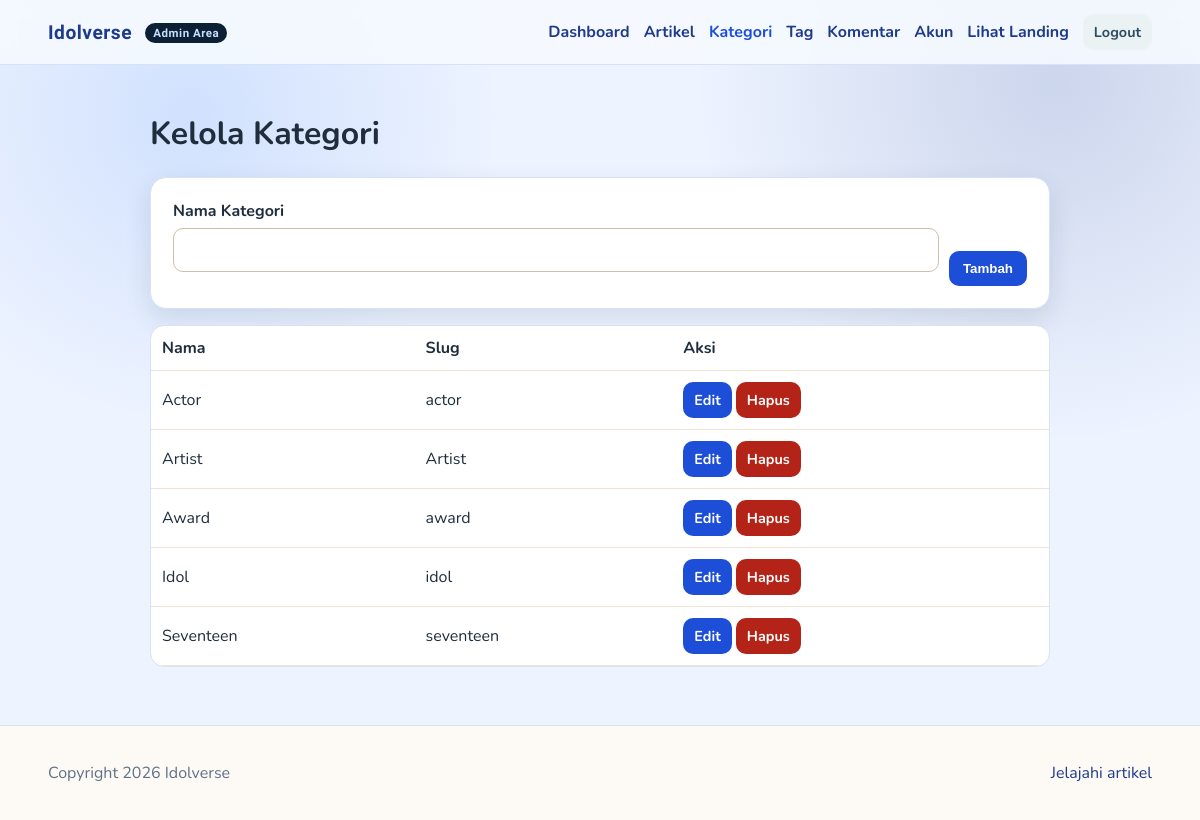
The page /blog/admin/categories.php (signed in) on the database its author committed.
### tables this page shows
CREATE TABLE `categories` (
  `id` int(11) NOT NULL,
  `name` varchar(80) NOT NULL,
  `slug` varchar(100) NOT NULL,
  `created_at` timestamp NOT NULL DEFAULT current_timestamp()
);

### blog/includes/auth.php (called while the page is built, shortened)
<?php
function e(string $value): string {
    return htmlspecialchars($value, ENT_QUOTES, 'UTF-8');
}
?>

### blog/admin/categories.php (the view, shortened to what this page needs)
<?php
require_once __DIR__ . '/../includes/helpers.php';
$edit = null;
$categories = $pdo->query('SELECT * FROM categories ORDER BY name')->fetchAll();
include __DIR__ . '/../includes/header.php';
?>
<div class="container" style="max-width:900px;">
    <h1>Kelola Kategori</h1>
    <div class="form-card">
        <form method="post" style="display:flex; gap:10px; align-items:flex-end; flex-wrap:wrap;">
            <div style="flex:1;min-width:220px;">
                <label>Nama Kategori</label>
                <input type="text" name="name" value="<?= e($edit['name'] ?? ''); ?>" required>
            </div>
            <button class="btn" type="submit"><?= $edit ? 'Update' : 'Tambah'; ?></button>
        </form>
    </div>
    <div class="table-wrap" style="margin-top:16px;">
        <table class="table">
            <thead><tr><th>Nama</th><th>Slug</th><th>Aksi</th></tr></thead>
            <tbody>
            <?php foreach ($categories as $category): ?>
                <tr>
                    <td><?= e($category['name']); ?></td>
                    <td><?= e($category['slug']); ?></td>
                    <td>
                        <a class="btn btn-sm" href="/blog/admin/categories.php?edit=<?= (int)$category['id']; ?>">Edit</a>
                        <a class="btn btn-sm btn-danger" href="/blog/admin/categories.php?delete=<?= (int)$category['id']; ?>" onclick="return confirm('Hapus kategori ini?')">Hapus</a>
                    </td>
                </tr>
            <?php endforeach; ?>
            </tbody>
        </table>
    </div>
</div>
<?php include __DIR__ . '/../includes/footer.php'; ?>

### blog/assets/css/style.css (style rules this page uses)
:root { --bg: #f4efe7; --surface: #fffaf3; --card: #ffffff; --text: #25303b; --muted: #667788; --brand: #0f766e; --brand-dark: #0a4f4b; --accent: #f59e0b; --danger: #b42318; --line: #e4d9c8; --shadow: 0 10px 26px rgba(27, 46, 62, 0.12); }
* { box-sizing: border-box; }
body { margin: 0; font-family: 'Nunito', sans-serif; color: var(--text); background: radial-gradient(circle at 10% 20%, rgba(245, 158, 11, 0.16), transparent 24%), radial-gradient(circle at 90% 0%, rgba(15, 118, 110, 0.18), transparent 28%), var(--bg); }
a { color: var(--brand-dark); text-decoration: none; }
.container { width: min(1120px, 92vw); margin: 0 auto; }
.btn { display: inline-flex; align-items: center; justify-content: center; border: none; border-radius: 10px; padding: 10px 14px; background: var(--brand); color: #fff; font-weight: 700; cursor: pointer; transition: .2s ease; }
.btn-danger { background: var(--danger); }
.btn-sm { padding: 8px 11px; font-size: .9rem; }
.form-card { background: var(--card); border: 1px solid var(--line); border-radius: 16px; padding: 22px; box-shadow: var(--shadow); }
label { display: block; font-weight: 700; margin-bottom: 6px; }
input, select, textarea { width: 100%; border: 1px solid #cfbeaa; border-radius: 10px; padding: 10px 12px; margin-bottom: 14px; font-family: inherit; font-size: .98rem; background: #fff; }
.table-wrap { overflow-x: auto; background: #fff; border: 1px solid var(--line); border-radius: 14px; }
.table { width: 100%; border-collapse: collapse; min-width: 740px; }
.table th, .table td { padding: 11px; border-bottom: 1px solid #f0e4d6; text-align: left; }
body.admin-area { --bg: #edf3ff; --surface: #f5f8ff; --card: #ffffff; --text: #1f2d3d; --muted: #5e7288; --brand: #1d4ed8; --brand-dark: #1e3a8a; --line: #d7e2f4; background: radial-gradient(circle at 16% 14%, rgba(59, 130, 246, 0.16), transparent 25%), radial-gradient(circle at 88% 10%, rgba(30, 58, 138, 0.16), transparent 28%), var(--bg); }

### rows shown on the page
categories: name "Actor", slug "actor"
categories: name "Artist", slug "Artist"
categories: name "Award", slug "award"
categories: name "Idol", slug "idol"
categories: name "Seventeen", slug "seventeen"
